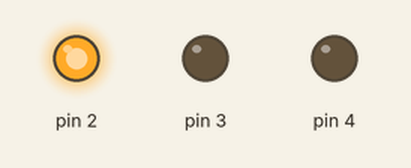
Simulated run of this sketch. Board: Arduino Uno, built with avr-gcc and run on an emulated ATmega328P. Parts: output pins drawn as LEDs (lit = HIGH).

Above: at 1.5 s.
At 4.5 s:
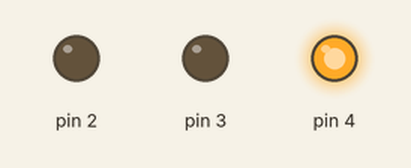
At 7.2 s:
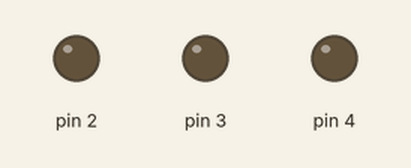
At 10.0 s:
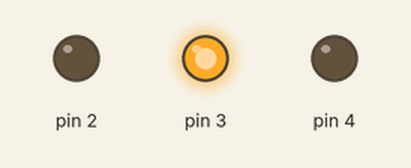
Timing chart, 0 to 13.7 s (numbered marks = the images above):
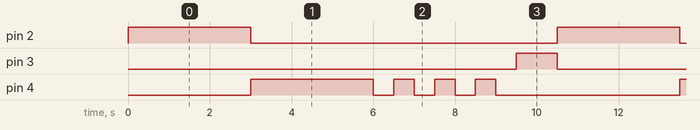

The sketch:

traffic_light.ino
```cpp
// C++ code
//
void setup()
{
  pinMode(2, OUTPUT); //устанавливаем 2 пин (красный цвет) как выход
  pinMode(3, OUTPUT); //устанавливаем 3 пин (жёлтый цвет) как выход
  pinMode(4, OUTPUT);//устанавливаем 4 пин (зелёный цвет) как выход
}

void loop()
{
  digitalWrite(2, HIGH); // включаем красный цвет
  delay(3000); //задержка 3 секунды
  digitalWrite(2, LOW); // выключаем красный цвет
  digitalWrite(4, HIGH); // включаем  зелёный цвет
  delay(3000); //задержка 3 секунды
  digitalWrite(4, LOW); // выключаем зелёный цвет
  delay(500);
  digitalWrite(4, HIGH);
  delay(500);
  digitalWrite(4, LOW);
  delay(500);
  digitalWrite(4, HIGH);
  delay(500);
  digitalWrite(4, LOW);
  delay(500);
  digitalWrite(4, HIGH);
  delay(500);
  digitalWrite(4, LOW);
  delay(500);
  digitalWrite(3, HIGH);
  delay(1000);
  digitalWrite(3, LOW);
}
```

Measured:
- by itself, pin 2: alternates HIGH for 3.0 s and LOW for 7.5 s
- by itself, pin 3: alternates HIGH for 1.0 s and LOW for 9.5 s
- by itself, pin 4: repeats every 10.5 s: 3 × (LOW 0.50 s, HIGH 0.50 s), LOW 4.5 s, HIGH 3.0 s
